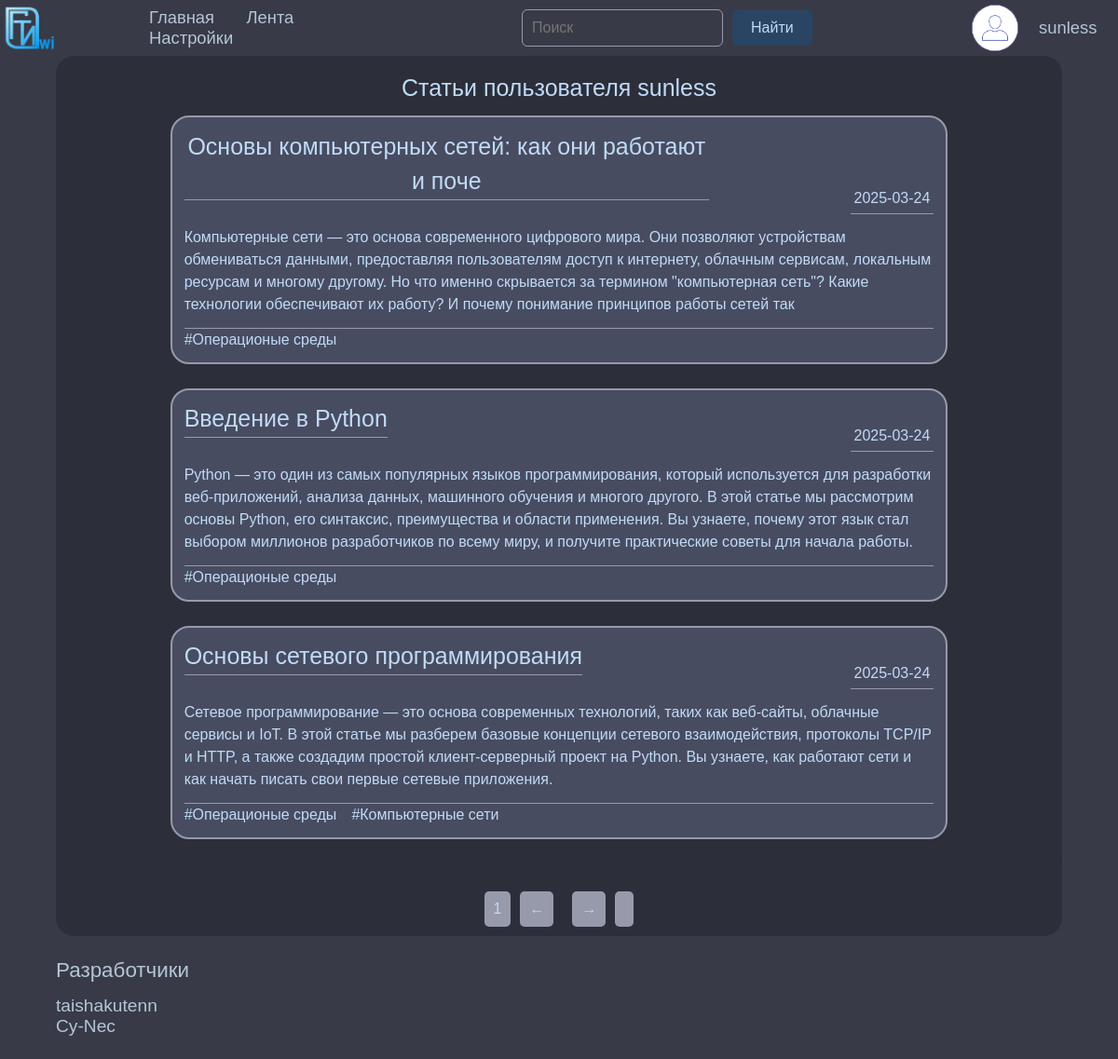
Page /sunless/all_articles (signed in) on the committed database.
### data/users.py (models this page shows, shortened)
class User(SqlAlchemyBase, UserMixin):
    __tablename__ = 'users'
    id = sqlalchemy.Column(sqlalchemy.Integer, primary_key=True, autoincrement=True)
    name = sqlalchemy.Column(sqlalchemy.String, nullable=True)
    surname = sqlalchemy.Column(sqlalchemy.String, nullable=True)
    username = sqlalchemy.Column(sqlalchemy.String, index=True, unique=True, nullable=True)
    about = sqlalchemy.Column(sqlalchemy.String, nullable=True)
    binary_avatar = sqlalchemy.Column(sqlalchemy.String, nullable=True)
    email = sqlalchemy.Column(sqlalchemy.String, index=True, unique=True, nullable=True)
    hashed_password = sqlalchemy.Column(sqlalchemy.String, nullable=True)
    role = sqlalchemy.Column(sqlalchemy.String, nullable=True, default="user")
    created_date = sqlalchemy.Column(sqlalchemy.DateTime, default=datetime.date.today)
    articles = orm.relationship("Article", back_populates='user', cascade="all, delete-orphan")
    notifications = orm.relationship("Notification", back_populates='user', cascade="all, delete-orphan")

### data/articles.py (models this page shows, shortened)
class Article(SqlAlchemyBase):
    __tablename__ = 'articles'
    id = sqlalchemy.Column(sqlalchemy.Integer, primary_key=True, autoincrement=True)
    title = sqlalchemy.Column(sqlalchemy.String, nullable=False)  # Заголовок статьи
    preview = sqlalchemy.Column(sqlalchemy.String, nullable=True)  # Краткое описание
    author_id = sqlalchemy.Column(sqlalchemy.Integer, sqlalchemy.ForeignKey('users.id'), nullable=False)  # ID автора
    created_date = sqlalchemy.Column(sqlalchemy.DateTime, default=datetime.date.today)  # Дата создания
    updated_date = sqlalchemy.Column(sqlalchemy.DateTime, onupdate=datetime.date.today, nullable=True)  # Дата обновления
    article_text = sqlalchemy.Column(sqlalchemy.String, nullable=False) # Текст статьи
    views = sqlalchemy.Column(sqlalchemy.Integer, default=0, index=True)  # Количество просмотров
    user = orm.relationship('User')
    tags = orm.relationship(
        "NewsToTags",
        back_populates="article"
    )

### data/news_to_tags.py (models this page shows)
class NewsToTags(SqlAlchemyBase):
    __tablename__ = 'news_to_tags'
    article_id = sqlalchemy.Column(
        sqlalchemy.Integer,
        sqlalchemy.ForeignKey('articles.id'),
        primary_key=True
    )
    tag_id = sqlalchemy.Column(
        sqlalchemy.Integer,
        sqlalchemy.ForeignKey('tags.id'),
        primary_key=True
    )
    article = relationship("Article", back_populates="tags")
    tag = relationship("Tag", back_populates="articles")

### data/tags.py (models this page shows)
class Tag(SqlAlchemyBase):
    __tablename__ = 'tags'
    id = sqlalchemy.Column(sqlalchemy.Integer, primary_key=True, autoincrement=True)
    name = sqlalchemy.Column(sqlalchemy.String, nullable=True)
    articles = relationship(
        "NewsToTags",
        back_populates="tag"
    )

### main.py (the view)
@app.route("/<string:username>/all_articles")
def all_user_articles(username):
    db_sess = db_session.create_session()
    user = db_sess.query(User).filter(User.username == username).first()
    if not user:
        return "Такого пользователя не существует", 404
    articles = user.articles  # Это список статей, связанных с пользователем
    params = {
        "title": f"Статьи {username}",
        "articles": articles,
        "username": username
    }
    return render_template("user_articles.html", **params)

### data/db_session.py (called while the page is built)
def create_session() -> Session:
    global __factory
    return __factory()

### main.py (called while the page is built)
@login_manager.user_loader  # загружаем пользователя при запуске
def load_user(user_id):
    db_sess = db_session.create_session()
    return db_sess.query(User).get(user_id)

@app.context_processor
def inject_user_avatar():
    db_sess = db_session.create_session()
    if current_user.is_authenticated:
        is_creator = db_sess.query(Demand).filter(Demand.user_id == current_user.id).first()
    else:
        is_creator = False
    if current_user.is_authenticated:
        user_avatar = current_user.binary_avatar  # Получаем Base64 строку изображения
    else:
        user_avatar = None  # Если пользователь не авторизован
    return dict(user_avatar=user_avatar, is_creator=is_creator)

### templates/user_articles.html (shortened to what this page needs)
{% extends "base.html" %}
{% block content %}
<main class="ribbon">
    <div class="articles-blocks">
        <h1>Статьи пользователя {{ username }}</h1>
        {% if articles %}
            {% for article in articles %}
                <div class="article-block">
                    <div class="header">
                        <h1 class="title">
                            <a href="/article/{{ article.id }}">{{ article.title }}</a>
                        </h1>
                        <span class="date">{{ article.created_date.strftime('%Y-%m-%d') }}</span>
                    </div>
                    <div class="main-text">{{ article.preview }}</div>
                    <div class="tags-list-footer">
                        {% if article.tags %}
                            {% for news_to_tag in article.tags %}
                                <p>#{{ news_to_tag.tag.name }}</p>
                            {% endfor %}
                        {% endif %}
                    </div>
                </div>
            {% endfor %}
        {% else %}
            <p>У пользователя пока нет статей.</p>
        {% endif %}
    </div>
</main>
<div class="pagination">
    <form action="/ribbon" method="POST">
        <button type="submit" name="page" value="ribbon">1</button>
        <button type="submit" name="page" value="prev">←</button>
        <button type="submit" name="page" value="next">→</button>
        <button type="submit" name="page" value="{{ total_pages }}">{{ total_pages }}</button>
    </form>
</div>
{% endblock %}

### templates/base.html (shortened to what this page needs)
<!DOCTYPE html>
<html lang="ru">
<head>
  <link rel="stylesheet" href="{{ url_for('static', filename='css/base.css')}}">
</head>
<body>
  <header>
    <div class="logo">
      <img src="{{ url_for('static', filename='images/LOGO.png')}}" alt="logo.net">
    </div>
    <nav>
      <a href="/index">Главная</a>
      <a href="/ribbon">Лента</a>
      <a href="/settings">Настройки</a>
    </nav>
    <div class="search_block">
      <form action="/search" method="GET">
        <input type="text" placeholder="Поиск" name="query">
        <button type="submit">Найти</button>
      </form>
    </div>
    {% if current_user.is_authenticated %}
    <div class="account">
      {% if user_avatar %}
    <img alt="avatar.net" style="width: 50px; height: 50px; border-radius: 50%;">
      {% else %}
    <img src="{{ url_for('static', filename='images/stock.png') }}" alt="avatar.net" style="width: 50px; height: 50px; border-radius: 50%;">
      {% endif %}
      <a href="/account"> {{ current_user.username }}</a>
    </div>
    {% endif %}
  </header>
  <main>
    {% block content %}{% endblock %}
  </main>
  <footer>
    <div class="aboutUs">
      <h1>Разработчики</h1>
      <ul>
        <li><a href="https://github.com/taishakutenn">taishakutenn</a></li>
        <li><a href="https://github.com/Cy-Nec">Cy-Nec</a></li>
      </ul>
    </div>
  </footer>
</body>
</html>

### static/css/base.css (style rules this page uses)
main { display: block; margin-left: 5%; margin-right: 5%; padding-top: 10px; padding-bottom: 10px; background-color: var(--background-clr-2); border-radius: 20px; }
main * { border-radius: 20px; }
main.ribbon { display: flex; color: var(--base-text-clr); margin: 0; justify-content: center; }
.article-block .header { margin-top: 0; }
.pagination { display: flex; justify-content: center; align-items: center; gap: 10px; margin-top: 20px; }
.pagination form { display: flex; gap: 10px; }
.pagination button { padding: 10px; font-size: 16px; border: none; border-radius: 5px; cursor: pointer; background-color: var(--border-clr); color: var(--text-clr); transition: var(--background-clr) 0.3s ease; }
div.articles-blocks { flex-basis: 80%; padding-left: 1%; padding-right: 1%; word-wrap: break-word; }
div.article-block { margin-left: .5%; margin-right: .5%; margin-bottom: 3%; padding: 1.5%; word-wrap: break-word; border: 2px solid var(--border-clr); background-color: var(--background-clr-dark); }
div.article-block .header { display: flex; justify-content: space-between; margin-top: 0; }
div.article-block .header h1 { flex-basis: 70%; }
div.article-block .header span { align-self: self-end; }
div.article-block h1 { font-size: 26px; border-bottom: var(--border-std); max-width: fit-content; border-radius: 0; }
div.article-block a { color: var(--text-clr); }
div.article-block .date { font-size: 16px; padding: .5%; border-bottom: var(--border-std); border-radius: 0; }
div.article-block div { margin-top: 13px; line-height: 1.5; font-size: 100%; }
div.tags-list-footer { display: flex; gap: 2%; border-top: var(--border-std); border-radius: 0; }
div.articles-blocks h1 { text-align: center; margin-bottom: 15px; font-size: 25px; }

### static/css/index.css (style rules this page uses)
:root { --background-clr: rgb(244, 245, 250); --background-clr-2: rgb(255, 255, 255); --background-clr-dark: rgb(244, 245, 250); --text-clr: black; --a-hover: rgb(177, 177, 177); --label-clr: rgb(223, 239, 255); --base-text-clr: black; --text-clr-h1: black; --border-clr: rgb(150, 154, 171); --btn-clr: rgb(83, 159, 182); --btn-clr-red: #ff4d4d; --btn-clr-green: rgb(48, 155, 21); --btn-clr-cyan: rgb(83, 159, 182); --border-std: 1px solid rgb(150, 154, 171); --slide-btn-clr: rgb(150, 154, 171); }
[data-theme="dark"] { --background-clr: rgb(56, 58, 71); --background-clr-2: rgb(44, 46, 58); --background-clr-dark: rgb(72, 76, 96); --text-clr: rgb(192, 219, 247); --a-hover: rgb(255, 255, 255); --label-clr: rgb(223, 239, 255); --base-text-clr: rgb(192, 219, 247); --text-clr-h1: rgb(180, 198, 214); --border-clr: rgb(150, 154, 171); --btn-clr: #2a4564; --btn-clr-red: #ff4d4d; --btn-clr-green: rgb(48, 155, 21); --btn-clr-cyan: rgb(83, 159, 182); --border-std: 1px solid rgb(150, 154, 171); --slide-btn-clr: #ccc; }
body { background-color: var(--background-clr); padding: 0; }
* { font-family: 'Gill Sans', 'Gill Sans MT', Calibri, 'Trebuchet MS', sans-serif; }
header { background-color: var(--background-clr); display: flex; justify-content: space-between; align-items: center; }
header * { color: var(--text-clr-h1); }
header a { font-size: 115%; }
header div.account { flex-basis: 15%; display: flex; justify-content: space-evenly; }
header div.account img { width: 18%; height: 18%; border-radius: 50%; }
header div.account a { align-self: center; }
header .logo { flex-basis: 5%; }
header nav { flex-basis: 25%; }
header nav a { margin-right: 10%; }
div.search_block { flex-basis: 30%; }
.search_block form { display: flex; align-items: center; }
.search_block input[type="text"] { width: 60%; padding: 10px; border: 1px solid var(--border-clr); border-radius: 6px; font-size: 100%; outline: none; }
.search_block button[type="submit"] { padding: 10px 20px; background-color: var(--btn-clr); border: none; border-radius: 6px; color: var(--text-clr); font-size: 100%; cursor: pointer; margin-left: 10px; }
footer { background-color: var(--background-clr); display: flex; flex-direction: row; justify-content: space-between; align-items: center; padding: 2%; padding-left: 5%; }
footer * { color: var(--text-clr-h1); }
footer h1 { font-size: 140%; margin-bottom: 10%; }
footer a { font-size: 120%; }

### rows in the picture
User: username "sunless"
Article: title "Основы компьютерных сетей: как они работают и поче", created_date "2025-03-24", preview "Компьютерные сети — это основа современного цифрового мира. Они позволяют устройствам обмениваться данными, предоставляя пользователям доступ к интернету, облачным сервисам, локальным ресурсам и многому другому. Но что именно скрывается за термином \"компьютерная сеть\"? Какие технологии обеспечивают их работу? И почему понимание принципов работы сетей так"
NewsToTags: tag.name "Операционые среды"
Article: title "Введение в Python", created_date "2025-03-24", preview "Python — это один из самых популярных языков программирования, который используется для разработки веб-приложений, анализа данных, машинного обучения и многого другого. В этой статье мы рассмотрим основы Python, его синтаксис, преимущества и области применения. Вы узнаете, почему этот язык стал выбором миллионов разработчиков по всему миру, и получите практические советы для начала работы."
NewsToTags: tag.name "Операционые среды"
Article: title "Основы сетевого программирования", created_date "2025-03-24", preview "Сетевое программирование — это основа современных технологий, таких как веб-сайты, облачные сервисы и IoT. В этой статье мы разберем базовые концепции сетевого взаимодействия, протоколы TCP/IP и HTTP, а также создадим простой клиент-серверный проект на Python. Вы узнаете, как работают сети и как начать писать свои первые сетевые приложения."
NewsToTags: tag.name "Операционые среды"
NewsToTags: tag.name "Компьютерные сети"
